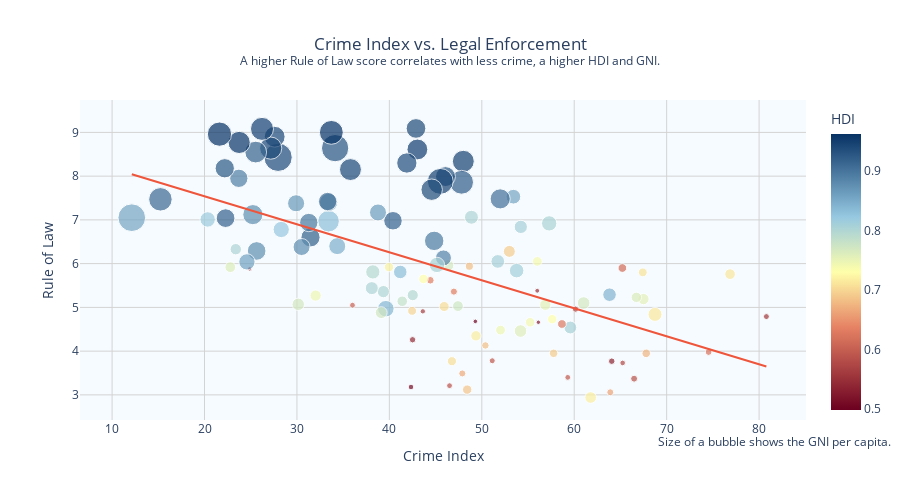

Notebook cell for this chart:
### Markdown cell above
## Analysis of Legal Enforcement, Crime, GNI and Human Development Index

To further understand crime rates in relation to the human development index, there is a need to consider whether every country reacts upon crime the same way. This consideration is illustrated by the Rule of Law metric, which encapsulates the question whether all laws are transparently, independently, impartially and equally enforced.

### Code cell
hfi = pd.read_csv("datasets/hfi-2023.csv")
crime = pd.read_csv("datasets/crime-rate-by-country-2023.csv")

hfi2021 = hfi[hfi["year"] == 2021]
hfi2021.rename(columns = {'countries': 'country'}, inplace = True)
crimehfi = crime.join(hfi2021.set_index('country'), on='country', how = "inner")

HDI = pd.read_csv("datasets/Human Development Index.csv")
HDI_score = HDI[["Country", 'Human Development Index (2021)', 'Gross National Income Per Capita (2021)']].dropna()
HDI_score.rename(columns = {'Country': 'country', 'Human Development Index (2021)' : 'HDI', 'Gross National Income Per Capita (2021)': 'GNI per Capita'}, inplace = True)

crimehdfi = crimehfi.join(HDI_score.set_index('country'), on='country', how = "inner")

custom_color_scale = [
    [0.0, 'rgb(107,0,32)'],
    [0.3, 'rgb(230,130,100)'],
    [0.5, 'rgb(255, 255, 170)'],
    [0.7, 'rgb(150, 200, 225)'],
    [1.0, 'rgb(6,49,100)']
]

# Create scatterplot
fig = px.scatter(crimehdfi, 
                 x='crimeIndex', 
                 y='ef_legal', 
                 color='HDI',
                size='GNI per Capita',  # Use GDP_per_capita for dot sizes
                 size_max=20,  # Maximum size of the dots
                 color_continuous_scale= custom_color_scale,  # You can choose any color scale
                 title='Crime Index vs. Legal Enforcement<br><sup>A higher Rule of Law score correlates with less crime, a higher HDI and GNI.</sup>',
                 labels={'crimeIndex': 'Crime Index', 'ef_legal': 'Rule of Law'},
                 trendline='ols',
                 hover_name='country')

fig.update_layout(
    height=500,
    title={
        'y':0.9,
        'x':0.5,
        'xanchor': 'center',
        'yanchor': 'top'
    },
    plot_bgcolor='rgba(152,214,255,0.1)',  # background color
    xaxis=dict(
        gridcolor='lightgrey',  # Set x-axis gridline color
        zerolinecolor='grey'  # Set x-axis zero line color
    ),
    yaxis=dict(
        gridcolor='lightgrey',  # Set y-axis gridline color
        zerolinecolor='grey'  # Set y-axis zero line color
    ),
)

fig.add_annotation(x=1.12, y=-0.10,
                   xref="paper", yref="paper",
                   align='right',
                   xanchor='right', yanchor='bottom',
                   showarrow=False,
                   text='Size of a bubble shows the GNI per capita.'
                  )

# Show the figure
fig.show()

### Figure 1 — Plotly figure (JSON) as saved in the notebook; plotly's stock layout.template omitted (floating-point values rounded to 4 significant figures)
{"data": [{"hovertemplate": "<b>%{hovertext}</b><br><br>Crime Index=%{x}<br>Rule of Law=%{y}<br>GNI per Capita=%{marker.size}<br>HDI=%{marker.color}<extra></extra>", "hovertext": ["Papua New Guinea", "South Africa", "Honduras", "Guyana", "El Salvador", "Brazil", "Jamaica", "Peru", "Angola", "Cameroon", "Namibia", "Nigeria", "Bangladesh", "Argentina", "Libya", "Dominican Republic", "Kenya", "Belarus", "Zimbabwe", "Guatemala", "Bolivia", "Fiji", "Malaysia", "Colombia", "Uganda", "Mongolia", "Tanzania", "Ecuador", "Costa Rica", "Mexico", "Kazakhstan", "Chile", "Botswana", "Algeria", "France", "Uruguay", "Cambodia", "Belize", "Paraguay", "Ethiopia", "Mauritius", "Morocco", "Iraq", "Sweden", "Nicaragua", "United States", "Ukraine", "Ghana", "Lebanon", "Myanmar", "Moldova", "United Kingdom", "Indonesia", "Greece", "Ireland", "Panama", "Italy", "Belgium", "India", "Tunisia", "Zambia", "Australia", "New Zealand", "Albania", "Pakistan", "Philippines", "Sudan", "Canada", "Sri Lanka", "Montenegro", "Malta", "Jordan", "Turkey", "Thailand", "North Macedonia", "Latvia", "Bulgaria", "Serbia", "Nepal", "Germany", "Hungary", "Luxembourg", "Norway", "Kuwait", "Lithuania", "Spain", "Azerbaijan", "Israel", "Cyprus", "Poland", "China", "Portugal", "Romania", "Singapore", "Finland", "Netherlands", "Denmark", "Bahrain", "Austria", "Saudi Arabia", "Rwanda", "Croatia", "Iceland", "Estonia", "Georgia", "Armenia", "Slovenia", "Japan", "Switzerland", "Oman", "United Arab Emirates", "Qatar"], "legendgroup": "", "marker": {"color": [0.558, 0.713, 0.621, 0.714, 0.675, 0.754, 0.709, 0.762, 0.586, 0.576, 0.615, 0.535, 0.661, 0.842, 0.718, 0.767, 0.575, 0.808, 0.593, 0.627, 0.692, 0.73, 0.803, 0.752, 0.525, 0.739, 0.549, 0.74, 0.809, 0.758, 0.811, 0.855, 0.693, 0.745, 0.903, 0.809, 0.593, 0.683, 0.717, 0.498, 0.802, 0.683, 0.686, 0.947, 0.667, 0.921, 0.773, 0.632, 0.706, 0.585, 0.767, 0.929, 0.705, 0.887, 0.945, 0.805, 0.895, 0.937, 0.633, 0.731, 0.565, 0.951, 0.937, 0.796, 0.544, 0.699, 0.508, 0.936, 0.782, 0.832, 0.918, 0.72, 0.838, 0.8, 0.77, 0.863, 0.795, 0.802, 0.602, 0.942, 0.846, 0.93, 0.961, 0.831, 0.875, 0.905, 0.745, 0.919, 0.896, 0.876, 0.768, 0.866, 0.821, 0.939, 0.94, 0.941, 0.948, 0.875, 0.916, 0.875, 0.534, 0.858, 0.959, 0.89, 0.802, 0.759, 0.918, 0.925, 0.962, 0.816, 0.911, 0.855], "coloraxis": "coloraxis", "size": [4009.0, 12950.0, 5298.0, 22460.0, 8296.0, 14370.0, 8834.0, 12250.0, 5466.0, 3621.0, 8634.0, 4790.0, 5472.0, 20930.0, 15340.0, 17990.0, 4474.0, 18850.0, 3810.0, 8723.0, 8111.0, 9980.0, 26660.0, 14380.0, 2181.0, 10590.0, 2664.0, 10310.0, 19970.0, 17900.0, 23940.0, 24560.0, 16200.0, 10800.0, 45940.0, 21270.0, 4079.0, 6309.0, 12350.0, 2361.0, 22030.0, 7303.0, 9977.0, 54490.0, 5625.0, 64770.0, 13260.0, 5745.0, 9526.0, 3851.0, 14880.0, 45220.0, 11470.0, 29000.0, 76170.0, 26960.0, 42840.0, 52290.0, 6590.0, 10260.0, 3218.0, 49240.0, 44060.0, 14130.0, 4624.0, 8920.0, 3575.0, 46810.0, 12580.0, 20840.0, 38880.0, 9924.0, 31030.0, 17030.0, 15920.0, 32800.0, 23080.0, 19120.0, 3877.0, 54530.0, 32790.0, 84650.0, 64660.0, 52920.0, 37930.0, 38350.0, 14260.0, 41520.0, 38190.0, 33030.0, 17500.0, 33150.0, 30030.0, 90920.0, 49450.0, 55980.0, 60360.0, 39500.0, 53620.0, 46110.0, 2210.0, 30130.0, 55780.0, 38050.0, 14660.0, 13160.0, 39750.0, 42270.0, 66930.0, 27050.0, 62570.0, 87130.0], "sizemode": "area", "sizeref": 227.3, "symbol": "circle"}, "mode": "markers", "name": "", "orientation": "v", "showlegend": false, "type": "scatter", "x": [80.79, 76.86, 74.54, 68.74, 67.79, 67.49, 67.42, 66.72, 66.48, 65.24, 65.21, 64.06, 63.9, 63.82, 61.78, 61.02, 60.14, 59.58, 59.3, 58.67, 57.77, 57.62, 57.29, 56.87, 56.12, 56.01, 56.0, 55.23, 54.22, 54.19, 53.77, 53.42, 52.98, 52.03, 51.99, 51.73, 51.13, 50.39, 49.37, 49.3, 48.88, 48.66, 48.42, 48.0, 47.89, 47.81, 47.42, 46.98, 46.77, 46.51, 46.35, 46.07, 45.93, 45.85, 45.51, 45.15, 44.85, 44.58, 44.43, 43.69, 43.62, 43.03, 42.88, 42.53, 42.51, 42.46, 42.34, 41.89, 41.39, 41.18, 40.39, 39.96, 39.62, 39.35, 39.12, 38.77, 38.21, 38.1, 36.01, 35.79, 34.36, 34.13, 33.72, 33.42, 33.42, 33.32, 32.02, 31.47, 31.28, 30.5, 30.14, 29.91, 28.3, 27.96, 27.59, 27.16, 26.22, 25.64, 25.54, 25.23, 24.89, 24.59, 23.75, 23.71, 23.38, 22.79, 22.28, 22.19, 21.62, 20.34, 15.23, 12.13], "xaxis": "x", "y": [4.79, 5.76, 3.98, 4.84, 3.95, 5.19, 5.8, 5.23, 3.37, 3.73, 5.9, 3.77, 3.06, 5.29, 2.94, 5.1, 4.96, 4.54, 3.4, 4.62, 3.95, 4.73, 6.92, 5.06, 4.66, 6.05, 5.38, 4.66, 6.84, 4.46, 5.84, 7.53, 6.28, 4.48, 7.48, 6.05, 3.78, 4.13, 4.35, 4.68, 7.06, 5.94, 3.12, 8.34, 3.49, 7.86, 5.03, 5.36, 3.77, 3.21, 5.96, 7.99, 5.02, 6.13, 7.88, 5.97, 6.52, 7.69, 5.62, 5.65, 4.91, 8.61, 9.09, 5.28, 4.26, 4.92, 3.18, 8.3, 5.14, 5.81, 6.98, 5.92, 4.97, 5.36, 4.88, 7.17, 5.81, 5.44, 5.05, 8.15, 6.4, 8.64, 9.0, 6.97, 7.4, 7.42, 5.27, 6.6, 6.94, 6.38, 5.07, 7.38, 6.78, 8.43, 8.9, 8.64, 9.08, 6.29, 8.55, 7.12, 5.88, 6.04, 8.77, 7.95, 6.33, 5.92, 7.04, 8.18, 8.96, 7.01, 7.47, 7.05], "yaxis": "y"}, {"hovertemplate": "<b>OLS trendline</b><br>ef_legal = -0.0640219 * crimeIndex + 8.82109<br>R<sup>2</sup>=0.330519<br><br>Crime Index=%{x}<br>Rule of Law=%{y} <b>(trend)</b><extra></extra>", "legendgroup": "", "marker": {"symbol": "circle"}, "mode": "lines", "name": "", "showlegend": false, "type": "scatter", "x": [12.13, 15.23, 20.34, 21.62, 22.19, 22.28, 22.79, 23.38, 23.71, 23.75, 24.59, 24.89, 25.23, 25.54, 25.64, 26.22, 27.16, 27.59, 27.96, 28.3, 29.91, 30.14, 30.5, 31.28, 31.47, 32.02, 33.32, 33.42, 33.42, 33.72, 34.13, 34.36, 35.79, 36.01, 38.1, 38.21, 38.77, 39.12, 39.35, 39.62, 39.96, 40.39, 41.18, 41.39, 41.89, 42.34, 42.46, 42.51, 42.53, 42.88, 43.03, 43.62, 43.69, 44.43, 44.58, 44.85, 45.15, 45.51, 45.85, 45.93, 46.07, 46.35, 46.51, 46.77, 46.98, 47.42, 47.81, 47.89, 48.0, 48.42, 48.66, 48.88, 49.3, 49.37, 50.39, 51.13, 51.73, 51.99, 52.03, 52.98, 53.42, 53.77, 54.19, 54.22, 55.23, 56.0, 56.01, 56.12, 56.87, 57.29, 57.62, 57.77, 58.67, 59.3, 59.58, 60.14, 61.02, 61.78, 63.82, 63.9, 64.06, 65.21, 65.24, 66.48, 66.72, 67.42, 67.49, 67.79, 68.74, 74.54, 76.86, 80.79], "xaxis": "x", "y": [8.045, 7.846, 7.519, 7.437, 7.4, 7.395, 7.362, 7.324, 7.303, 7.301, 7.247, 7.228, 7.206, 7.186, 7.18, 7.142, 7.082, 7.055, 7.031, 7.009, 6.906, 6.891, 6.868, 6.818, 6.806, 6.771, 6.688, 6.681, 6.681, 6.662, 6.636, 6.621, 6.53, 6.516, 6.382, 6.375, 6.339, 6.317, 6.302, 6.285, 6.263, 6.235, 6.185, 6.171, 6.139, 6.11, 6.103, 6.1, 6.098, 6.076, 6.066, 6.028, 6.024, 5.977, 5.967, 5.95, 5.931, 5.907, 5.886, 5.881, 5.872, 5.854, 5.843, 5.827, 5.813, 5.785, 5.76, 5.755, 5.748, 5.721, 5.706, 5.692, 5.665, 5.66, 5.595, 5.548, 5.509, 5.493, 5.49, 5.429, 5.401, 5.379, 5.352, 5.35, 5.285, 5.236, 5.235, 5.228, 5.18, 5.153, 5.132, 5.123, 5.065, 5.025, 5.007, 4.971, 4.914, 4.866, 4.735, 4.73, 4.72, 4.646, 4.644, 4.565, 4.55, 4.505, 4.5, 4.481, 4.42, 4.049, 3.9, 3.649], "yaxis": "y"}], "layout": {"annotations": [{"align": "right", "showarrow": false, "text": "Size of a bubble shows the GNI per capita.", "x": 1.12, "xanchor": "right", "xref": "paper", "y": -0.1, "yanchor": "bottom", "yref": "paper"}], "coloraxis": {"colorbar": {"title": {"text": "HDI"}}, "colorscale": [[0.0, "rgb(107,0,32)"], [0.3, "rgb(230,130,100)"], [0.5, "rgb(255, 255, 170)"], [0.7, "rgb(150, 200, 225)"], [1.0, "rgb(6,49,100)"]]}, "height": 500, "legend": {"itemsizing": "constant", "tracegroupgap": 0}, "plot_bgcolor": "rgba(152,214,255,0.1)", "title": {"text": "Crime Index vs. Legal Enforcement<br><sup>A higher Rule of Law score correlates with less crime, a higher HDI and GNI.</sup>", "x": 0.5, "xanchor": "center", "y": 0.9, "yanchor": "top"}, "xaxis": {"anchor": "y", "domain": [0.0, 1.0], "gridcolor": "lightgrey", "title": {"text": "Crime Index"}, "zerolinecolor": "grey"}, "yaxis": {"anchor": "x", "domain": [0.0, 1.0], "gridcolor": "lightgrey", "title": {"text": "Rule of Law"}, "zerolinecolor": "grey"}}}
